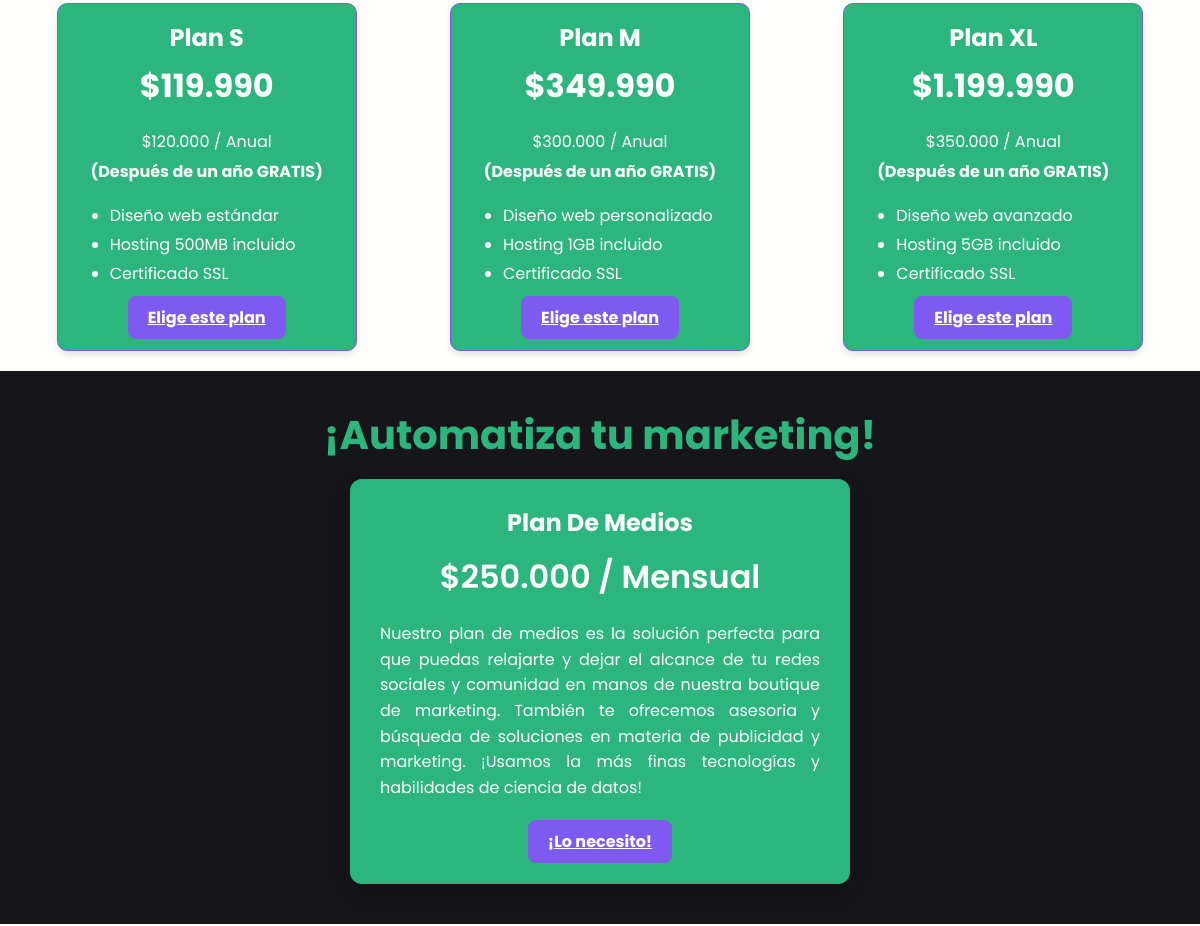
/home/ (middle part), run on an earlier commit of the app's database.
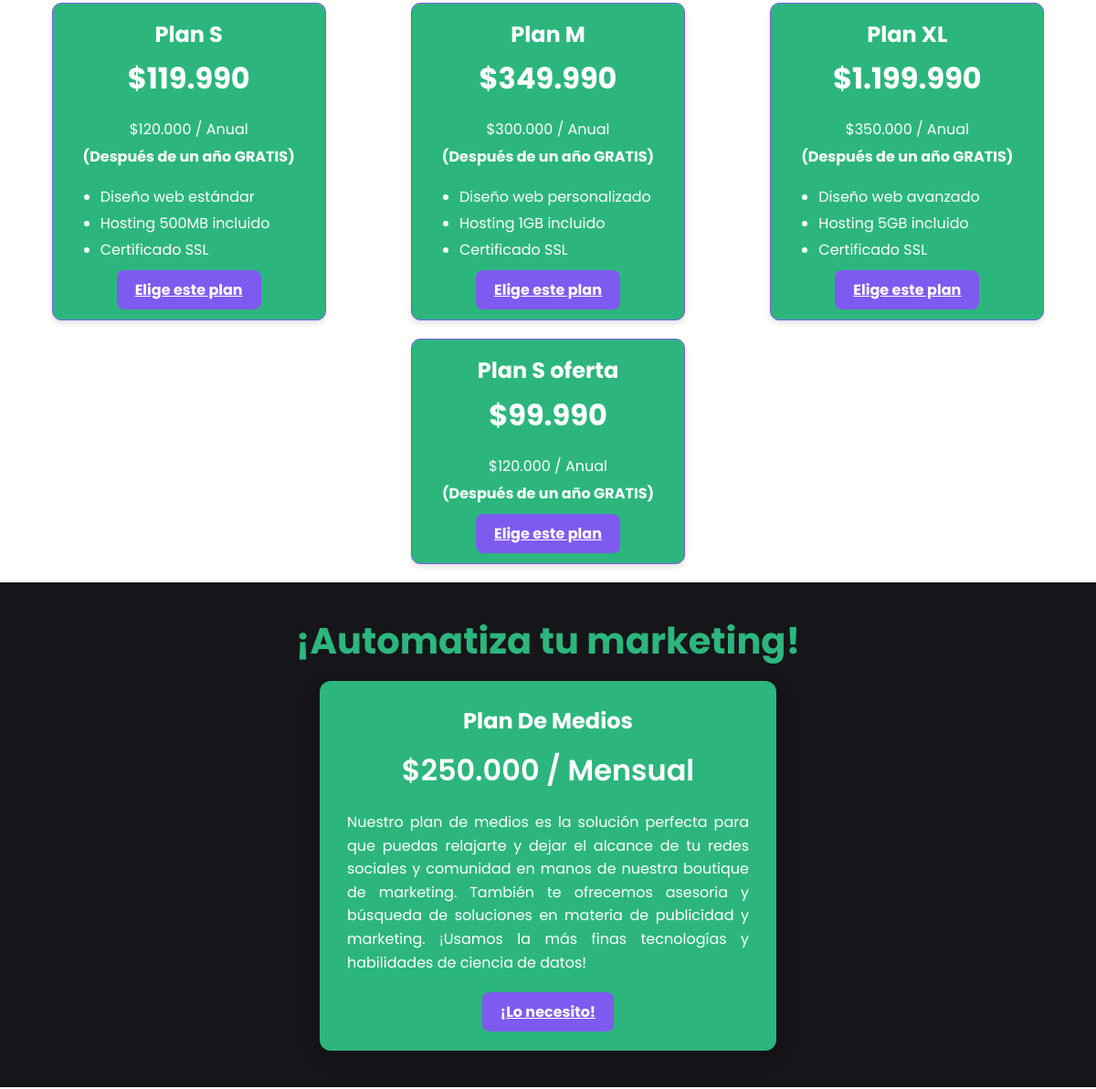
And on a later commit of the database.
### webpage/models.py (models this page shows, shortened)
class Plan(models.Model):
    nombre = models.CharField(max_length=100, unique=True)
    precio = models.PositiveIntegerField()
    precio_anual = models.PositiveIntegerField()

### webpage/views.py (the view)
# urls.py: path('home/', views.home, name='home'),
def home(request):
    planes = Plan.objects.all()
    return render(request, 'home.html', {'planes': planes})

### webpage/templatetags/custom_filters.py (called while the page is built)
@register.filter(name='formato_cl')
def formato_chileno(valor):
    if isinstance(valor, int):
        return f"{valor:,}".replace(",", ".")
    return valor

### webpage/templates/home.html (shortened to what this page needs)
{% extends 'base.html' %}
{% load static %}
{% block content %}
{% load custom_filters %}
<section id="planes" class="plans-section">
  {% for plan in planes %}
    {% if plan.nombre != "Plan De Medios" %}
      <div class="plan-card">
        <h3 class="plan-title">{{ plan.nombre }}</h3>
        <p class="plan-price">${{ plan.precio|formato_cl }}</p>
        <p class="plan-anual">${{ plan.precio_anual|formato_cl }} / Anual</p>
        <p class="plan-warn">(Después de un año GRATIS)</p>
        <ul class="plan-features">
            {% if plan.nombre == "Plan S" %}
                <li>Diseño web estándar</li>
                <li>Hosting 500MB incluido</li>
                <li>Certificado SSL</li>
            {% elif plan.nombre == "Plan M" %}
                <li>Diseño web personalizado</li>
                <li>Hosting 1GB incluido</li>
                <li>Certificado SSL</li>
            {% elif plan.nombre == "Plan XL" %}
                <li>Diseño web avanzado</li>
                <li>Hosting 5GB incluido</li>
                <li>Certificado SSL</li>
            {% endif %}
        </ul>
        <a href="{% url 'seleccionar_plan' plan.id %}" class="plan-button">Elige este plan</a>
      </div>
    {% endif %}
  {% endfor %}
</section>
<section id="medios-plan" class="medios-plan">
  <h4 class="medios-title">¡Automatiza tu marketing!</h4>
  {% for plan in planes %}
    {% if plan.nombre == "Plan De Medios" %}
      <div class="medios-card">
        <h3 class="mediosplan-title">{{ plan.nombre }}</h3>
        <p class="medios-price">${{ plan.precio|formato_cl }} / Mensual</p>
        <p class="medios-desc">Nuestro plan de medios es la solución perfecta para que puedas relajarte y dejar el alcance de tu redes sociales y comunidad en manos de nuestra boutique de marketing. También te ofrecemos asesoria y búsqueda de soluciones en materia de publicidad y marketing. ¡Usamos la más finas tecnologías y habilidades de ciencia de datos!</p>
        <a href="{% url 'seleccionar_plan' plan.id %}" class="plan-button">¡Lo necesito!</a>
      </div>
    {% endif %}
  {% endfor %}
</section>
{% endblock %}

### webpage/templates/base.html (shortened to what this page needs)
{% load static %}
<!DOCTYPE html>
<html lang="en">
<head>
    <link href="https://cdn.jsdelivr.net/npm/bootstrap@5.3.1/dist/css/bootstrap.min.css" rel="stylesheet" >
    <link href="https://cdn.jsdelivr.net/npm/bootstrap-icons/font/bootstrap-icons.css" rel="stylesheet">
    <link rel="stylesheet" href="{% static 'css/style.css' %}">
    <link href="https://cdn.jsdelivr.net/npm/aos@2.3.4/dist/aos.css" rel="stylesheet">
</head>
<body>
    <main>
        {% block content %}{% endblock %}
    </main>
</body>
</html>

### static/css/style.css (style rules this page uses)
body { font-family: 'Poppins', sans-serif; margin: 0; padding: 0; background-color: #FFFFFE; color: #16161A; }
.plans-section { display: flex; justify-content: space-around; align-items: flex-start; flex-wrap: wrap; padding: 20px; gap: 20px; }
.plan-card { background-color: #2CB67D; color: #FFFFFE; border: 1px solid #7F5AF0; border-radius: 10px; padding: 20px; width: 300px; box-shadow: 0 4px 6px rgba(0, 0, 0, 0.1); text-align: center; }
.plan-title { font-size: 1.5rem; margin-bottom: 10px; font-weight: bold; }
.plan-price { font-size: 2rem; margin-bottom: 20px; font-weight: bold; }
.plan-anual { font-size: 1rem; margin-bottom: 6px; }
.plan-warn { font-size: 1rem; margin-bottom: 20px; font-weight: bold; }
.plan-features { text-align: left; margin-bottom: 20px; }
.plan-features li { margin-bottom: 5px; font-size: 1rem; }
.plan-button { background-color: #7F5AF0; color: #FFFFFE; border: none; padding: 10px 20px; border-radius: 5px; cursor: pointer; font-size: 1rem; font-weight: bold; }
.medios-plan { padding: 40px 20px; background-color: #16161A; text-align: center; }
.medios-title { font-size: 2.5rem; font-weight: bold;; color: #2CB67D; margin-bottom: 20px; }
.medios-card { background-color: #2CB67D; padding: 30px; border-radius: 12px; box-shadow: 0 8px 20px rgba(0, 0, 0, 0.2); max-width: 500px; margin: 0 auto; }
.mediosplan-title { font-size: 1.5rem; color: #FFFFFE; font-weight: bold; margin-bottom: 15px; }
.medios-price { font-size: 2rem; color: #FFFFFE; font-weight: 600; margin-bottom: 20px; }
.medios-desc { font-size: 1rem; color: #FFFFFE;; margin-bottom: 30px; line-height: 1.6; text-align: justify; text-justify: inter-word; }
.plan-button { background-color: #7F5AF0; color: #FFFFFE; padding: 10px 20px; font-size: 1rem; font-weight: bold; border: none; border-radius: 8px; cursor: pointer; transition: background-color 0.3s ease; }

What changed in the data, as far as the page shows it:
added Plan: nombre "Plan S oferta", precio "99.990", precio_anual "120.000"
